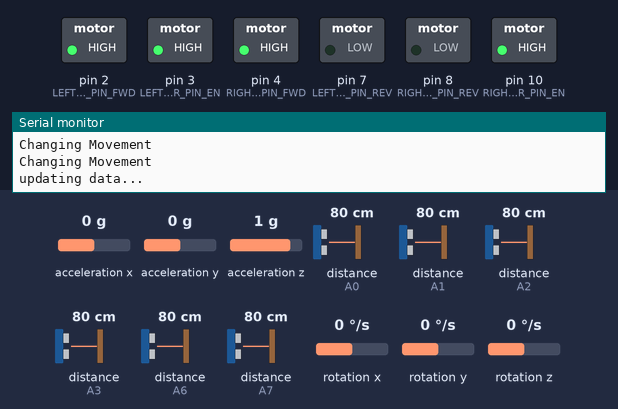
Recording of a sketch running on a simulated Arduino Nano, built with avr-gcc and run on an emulated ATmega328P. Shown: switched loads named in the sketch (green lamp = pin HIGH), the last lines printed to the serial monitor. Dashed ring = blinking. The inputs (shaded band) are chosen by the test bench; at power-on: distance to the obstacle (sensors on A0, A3, A1, A2, A6, A7) 80 cm, acceleration x 0 g, acceleration y 0 g, acceleration z 1 g, rotation x 0 °/s, rotation y 0 °/s, rotation z 0 °/s.

Above: at 1.2 s.
1.3 s: distance to the obstacle (sensor on A0) set to 9 cm
3.4 s: distance to the obstacle (sensor on A0) set to 6 cm
At 4.1 s:
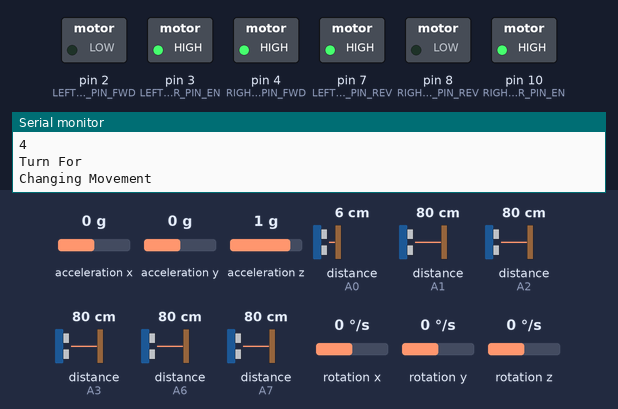
6.4 s: distance to the obstacle (sensor on A3) set to 18 cm
9.4 s: distance to the obstacle (sensor on A3) set to 14 cm
At 10.1 s:
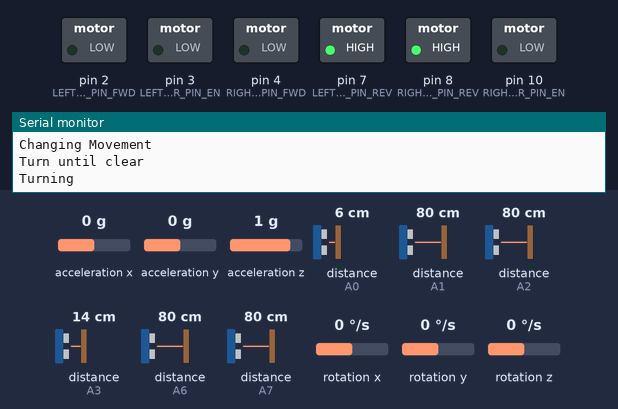
At 10.5 s:
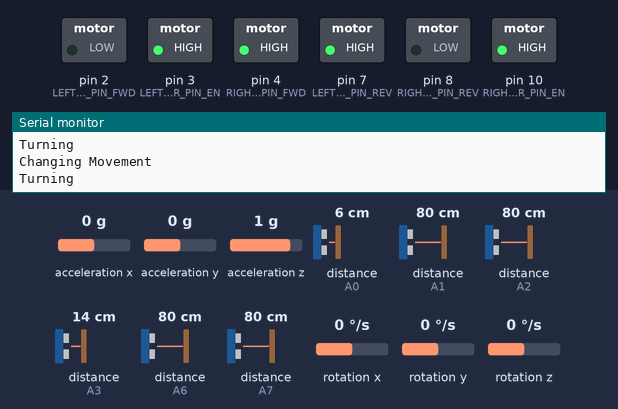
11.6 s: distance to the obstacle (sensor on A1) set to 17 cm
13.1 s: distance to the obstacle (sensor on A1) set to 14 cm
At 13.64 s:
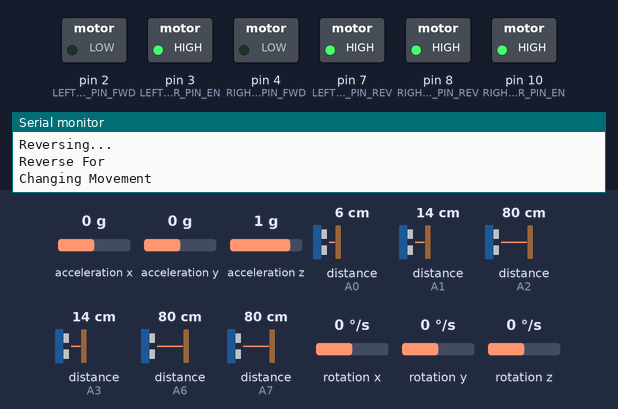
Timing chart, 0 to 17.1 s (numbered marks = the images above; inputs shaded):
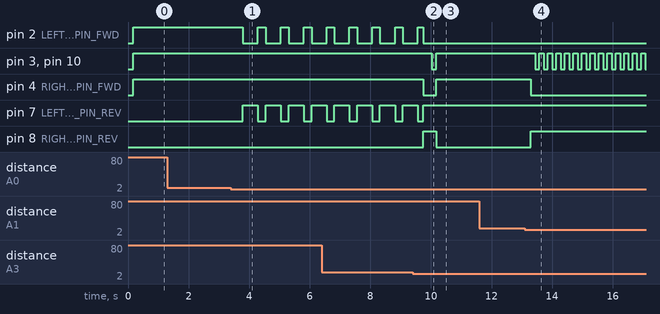

Measured:
- the behaviour switches between 8 and 7 cm on distance to the obstacle (sensor on A0) (found by bisection; images 0 and 1)
- the behaviour switches between 16 and 15 cm on distance to the obstacle (sensor on A3) (found by bisection; images 1 and 2)
- the behaviour switches between 16 and 15 cm on distance to the obstacle (sensor on A1) (found by bisection; images 3 and 4)
- after the input at 3.4 s, pin 2 (LEFT_MOTOR_PIN_FWD): alternates HIGH for 0.26 s and LOW for 0.50 s, starting after 0.39 s; pin 7 (LEFT_MOTOR_PIN_REV): alternates HIGH for 0.50 s and LOW for 0.26 s, starting after 0.39 s
- after the input at 9.4 s, pin 3 (LEFT_MOTOR_PIN_EN), pin 10 (RIGHT_MOTOR_PIN_EN): HIGH → LOW after 0.63 s, → HIGH 0.14 s later; pin 4 (RIGHT_MOTOR_PIN_FWD): HIGH → LOW after 0.34 s, → HIGH 0.43 s later; pin 8 (RIGHT_MOTOR_PIN_REV): LOW → HIGH after 0.34 s, → LOW 0.43 s later
- after the input at 13.1 s, pin 3 (LEFT_MOTOR_PIN_EN), pin 10 (RIGHT_MOTOR_PIN_EN): alternates HIGH for 0.14 s and LOW for 0.14 s, starting after 0.34 s; pin 4 (RIGHT_MOTOR_PIN_FWD): HIGH → LOW after 0.20 s; pin 8 (RIGHT_MOTOR_PIN_REV): LOW → HIGH after 0.20 s

The sketch:

final_code.ino
```cpp
#include <NewPing.h>
#include <Wire.h>
#include <MPU9250_asukiaaa.h>

//PINS
#define LEFT_MOTOR_PIN_FWD 2
#define LEFT_MOTOR_PIN_REV 7
#define RIGHT_MOTOR_PIN_FWD 4
#define RIGHT_MOTOR_PIN_REV 8


#define LEFT_MOTOR_PIN_EN 3//PWN
#define RIGHT_MOTOR_PIN_EN 10//PWN

#define HARD_TURN_MULTIPLIER 2

#define FORWARD_SENSOR_PIN A3
#define BACKWARDS_SENSOR_PIN A7
#define FORWARD_LEFT_SENSOR_PIN A6
#define FORWARD_RIGHT_SENSOR_PIN A2
#define LEFT_SENSOR_PIN A0
#define RIGHT_SENSOR_PIN A1


//CONSTANTS
//#define MOTOR_RPM 250
//#define WHEEL_CIRCUMFERENCE 20.42//cm
//#define DISTANCE_CENTER_WHEELS_SS 15//cm
//#define DISTANCE_CENTER_WHEELS_OS 10//cm
//dxxxxxxxxxxxxxxxxxxxxxxxxxxxxxxxxxxxxxxxxxxxxxxxxxxxxxxx
//float MOTOR_SPEED = MOTOR_RPM*60*WHEEL_CIRCUMFERENCE;//per second
//float HARD_TURN_CIRCUMFERENCE = PI*DISTANCE_CENTER_WHEELS_OS;
//float HARD_TURN_TIME = HARD_TURN_CIRCUMFERENCE/MOTOR_SPEED;//in seconds

#define SENSOR_CLEAR_THRESHOLD 15//CM
#define SENSOR_MAX_DISTANCE 400//cm
#define PING_COOLDOWN 20//ms

#define TURN_DEG_SPEED 255
#define TURN_DEG_ERROR 1//radians, how close is good enough
#define TURN_MS 500
#define REV_MS 200//ms

#define MPU_ADDRESS 0x68
int x_movement;
int z_rotation;

//VARIABLES
int sensor_distances[6];

MPU9250_asukiaaa mpu;

NewPing forward(FORWARD_SENSOR_PIN, FORWARD_SENSOR_PIN, SENSOR_MAX_DISTANCE);
NewPing backwards(BACKWARDS_SENSOR_PIN, BACKWARDS_SENSOR_PIN, SENSOR_MAX_DISTANCE);
NewPing f_left(FORWARD_LEFT_SENSOR_PIN, FORWARD_LEFT_SENSOR_PIN, SENSOR_MAX_DISTANCE);
NewPing f_right(FORWARD_RIGHT_SENSOR_PIN, FORWARD_RIGHT_SENSOR_PIN, SENSOR_MAX_DISTANCE);
NewPing left(LEFT_SENSOR_PIN, LEFT_SENSOR_PIN, SENSOR_MAX_DISTANCE);
NewPing right(RIGHT_SENSOR_PIN, RIGHT_SENSOR_PIN, SENSOR_MAX_DISTANCE);

void setup() {
  Serial.begin(9600);
  Wire.begin();

  pinMode(LEFT_MOTOR_PIN_FWD, OUTPUT);
  pinMode(LEFT_MOTOR_PIN_REV, OUTPUT);
  pinMode(RIGHT_MOTOR_PIN_FWD, OUTPUT);
  pinMode(RIGHT_MOTOR_PIN_REV, OUTPUT);

  pinMode(LEFT_MOTOR_PIN_EN, OUTPUT);
  pinMode(RIGHT_MOTOR_PIN_EN, OUTPUT);

  mpu.setWire(&Wire);
  mpu.beginGyro();
  mpu.beginAccel();
}

void loop() {
  Serial.println("updating data...");
  update_sensor_data();
  mpu.gyroUpdate();
  mpu.accelUpdate();
  z_rotation = mpu.gyroZ();
  Serial.println("Gyro Z_Rotation: " + z_rotation);
  x_movement = mpu.accelX();
  Serial.println("Gyro X_Movement: " + x_movement);
  Serial.println("update completed!");

  for(int i=0; i<=5; i++){//if theres nowhere to go it will just continue on its way
    if(sensor_distances[i] <= SENSOR_CLEAR_THRESHOLD && sensor_distances[i] > 0){ //It's important to write > 0, as some really large distances are just read as 0 by the sensors. In addition, the reading will never be 0 otherwise.
      Serial.println(i);
      switch (i){
        case 0://forward
          reverse_for(REV_MS);
          turn_until_clear();
          break;
        case 1://back
          break;
        case 2://left
          if(sensor_distances[3] > SENSOR_CLEAR_THRESHOLD || sensor_distances[3] == 0) {
            turn_for(TURN_MS*HARD_TURN_MULTIPLIER, false);
          }
          else {
            reverse_until_clear();
          }
          break;
        case 3://right
          if(sensor_distances[2] > SENSOR_CLEAR_THRESHOLD || sensor_distances[2] == 0) {
            turn_for(TURN_MS*HARD_TURN_MULTIPLIER, true);
          }
          else {
            reverse_until_clear();
          }
          break;
        case 4:
          if(0 < sensor_distances[i] && sensor_distances[i] <= SENSOR_CLEAR_THRESHOLD/2){
            turn_for(TURN_MS, false);//turn_deg(-45);
          }
          break;
        case 5:
          if(0 < sensor_distances[i] && sensor_distances[i] <= SENSOR_CLEAR_THRESHOLD/2){
            turn_for(TURN_MS, true);//turn_deg(-45);
          }
          break;
        default://no programmed output
          break;
      }
    }

    else {
      change_movement(255, 255);
    }
  }

//  if (z_rotation == 0 && x_movement == 0){
//    Serial.println("Stuck");
//    reverse_for(200);
//    turn_until_clear();
//  }
}

void update_sensor_data() {
  delay(PING_COOLDOWN);
  sensor_distances[0] = forward.ping_cm();
//  Serial.println("pinged forward");
//  Serial.println(sensor_distances[0]);
  delay(PING_COOLDOWN);
  sensor_distances[1] = backwards.ping_cm();
//  Serial.println("pinged backwards");
//  Serial.println(sensor_distances[1]);
  delay(PING_COOLDOWN);
  sensor_distances[2] = f_left.ping_cm();
//  Serial.println("pinged f-left");
//  Serial.println(sensor_distances[2]);
  delay(PING_COOLDOWN);
  sensor_distances[3] = f_right.ping_cm();
//  Serial.println("pinged f-right");
//  Serial.println(sensor_distances[3]);
  delay(PING_COOLDOWN);
  sensor_distances[4] = left.ping_cm();
//  Serial.println("pinged left");
//  Serial.println(sensor_distances[4]);
  delay(PING_COOLDOWN);
  sensor_distances[5] = right.ping_cm();
//  Serial.println("pinged right");
//  Serial.println(sensor_distances[5]);
}

void turn_until_clear(){
  Serial.println("Turn until clear");
  while(0 < sensor_distances[0] && sensor_distances[0] <= SENSOR_CLEAR_THRESHOLD){
    Serial.println("Turning");
    update_sensor_data();
    if (sensor_distances[4] > SENSOR_CLEAR_THRESHOLD || sensor_distances[4] == 0) {
      change_movement(255, -255);
    }
    else if (sensor_distances[5] > SENSOR_CLEAR_THRESHOLD || sensor_distances[5] == 0) {
      change_movement(-255, 255);
    }
    else {
      reverse_until_clear();
    }
  }
  change_movement(0, 0);
}

void reverse_until_clear() {
  Serial.println("Reverse until clear");
  while(0 < sensor_distances[4] && sensor_distances[4] <= SENSOR_CLEAR_THRESHOLD){
    Serial.println("Reversing...");
    update_sensor_data();
    reverse_for(100);

    if(sensor_distances[4] > SENSOR_CLEAR_THRESHOLD || sensor_distances[4] == 0) {
      reverse_for(2000);
      turn_for(1200, true);
      break;
    }
    else if(sensor_distances[5] > SENSOR_CLEAR_THRESHOLD || sensor_distances[5] == 0) {
      reverse_for(2000);
      turn_for(1200, false);
      break;
    }
  }
}

void reverse_for(int ms){//reverses for ms unless there is an obstical
  Serial.println("Reverse For");
  change_movement(-255, -255);
  int begin_millis = millis();
  while(begin_millis + ms >= millis()){
    update_sensor_data();
    if((0 < sensor_distances[1] && sensor_distances[1] <= SENSOR_CLEAR_THRESHOLD)){
      change_movement(0, 0);
      break;
    }
  }
  change_movement(0, 0);
}


void turn_deg(int deg){
  Serial.println("Turn Deg");
  mpu.gyroUpdate();
  double current_rad = 0;
  double target_rad = deg*PI/180;
  int prev_millis = millis();
  while(abs(current_rad-target_rad)>TURN_DEG_ERROR){
    Serial.println("Turning...");
    mpu.gyroUpdate();
    int current_millis = millis();
    current_rad += mpu.gyroZ()*(current_millis-prev_millis)/1000;
    current_rad = fmod(current_rad, (2*PI));
    if(current_rad-target_rad<target_rad-current_rad){
      change_movement(TURN_DEG_SPEED, -TURN_DEG_SPEED);
    }else{
      change_movement(-TURN_DEG_SPEED,  TURN_DEG_SPEED);
    }
    prev_millis = current_millis;
  }
  change_movement(0, 0);
}

void turn_for(int ms, bool clockwise){
  Serial.println("Turn For");
//  int start_ms;
  if(clockwise){
//    start_ms = millis();
    change_movement(255, -255);
  }else{
//    start_ms = millis();
    change_movement(-255, 255);
  }
//  while(start_ms+ms >= millis()){}//delay
  delay(ms);
  change_movement(0, 0);
}

void change_movement(int l, int r) { //speed can be negative, char is a signed byte
  Serial.println("Changing Movement");
  analogWrite(RIGHT_MOTOR_PIN_EN, abs(r));
  analogWrite(LEFT_MOTOR_PIN_EN, abs(l));
  if(r > 0){
    digitalWrite(RIGHT_MOTOR_PIN_FWD, HIGH);
    digitalWrite(RIGHT_MOTOR_PIN_REV, LOW);
  } else{
    digitalWrite(RIGHT_MOTOR_PIN_FWD, LOW);
    digitalWrite(RIGHT_MOTOR_PIN_REV, HIGH);
  }
  if(l > 0){
    digitalWrite(LEFT_MOTOR_PIN_FWD, HIGH);
    digitalWrite(LEFT_MOTOR_PIN_REV, LOW);
  } else{
    digitalWrite(LEFT_MOTOR_PIN_FWD, LOW);
    digitalWrite(LEFT_MOTOR_PIN_REV, HIGH);
  }
}
```
